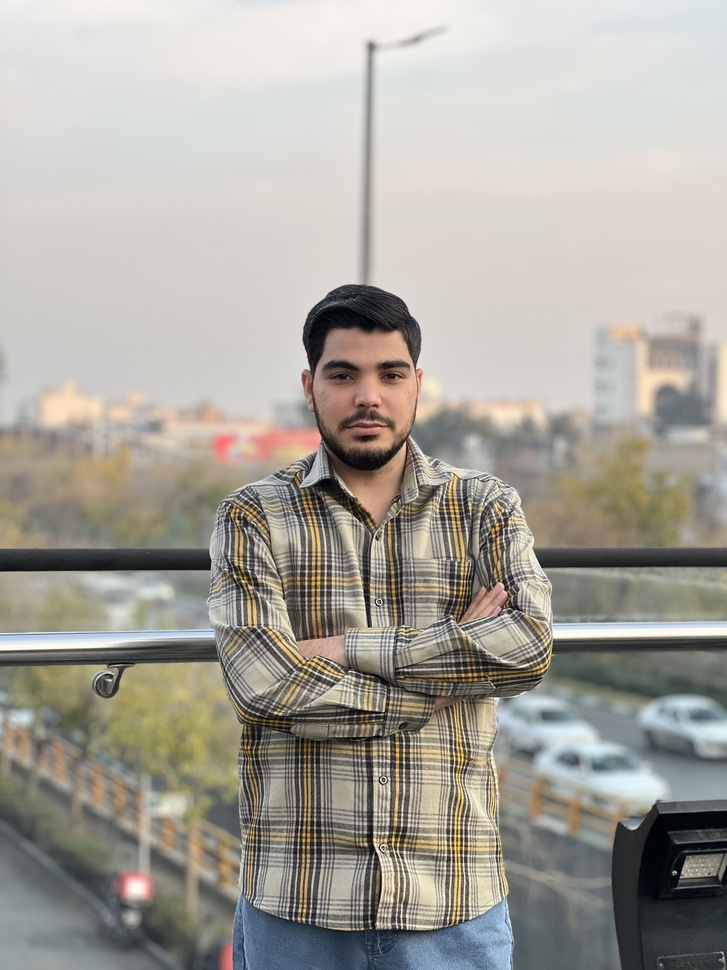
#> input picture assignment4/SketchImage/input/Sajjad.jpg, 727 x 970 px, shrunk from 3024 x 4032 before the run, found by its file name
$ python main.py
#> lines starting #> are read from the running program, lines starting #| are printed output that depends on the picture
import cv2

image = cv2.imread("input\\sajjad.jpg")
#> image is the input picture: shape (970, 727, 3); mean B, G, R 155.5, 163.3, 166.7
grayscale_image = cv2.cvtColor(image,cv2.COLOR_BGR2RGB)
inverted = 255 - grayscale_image
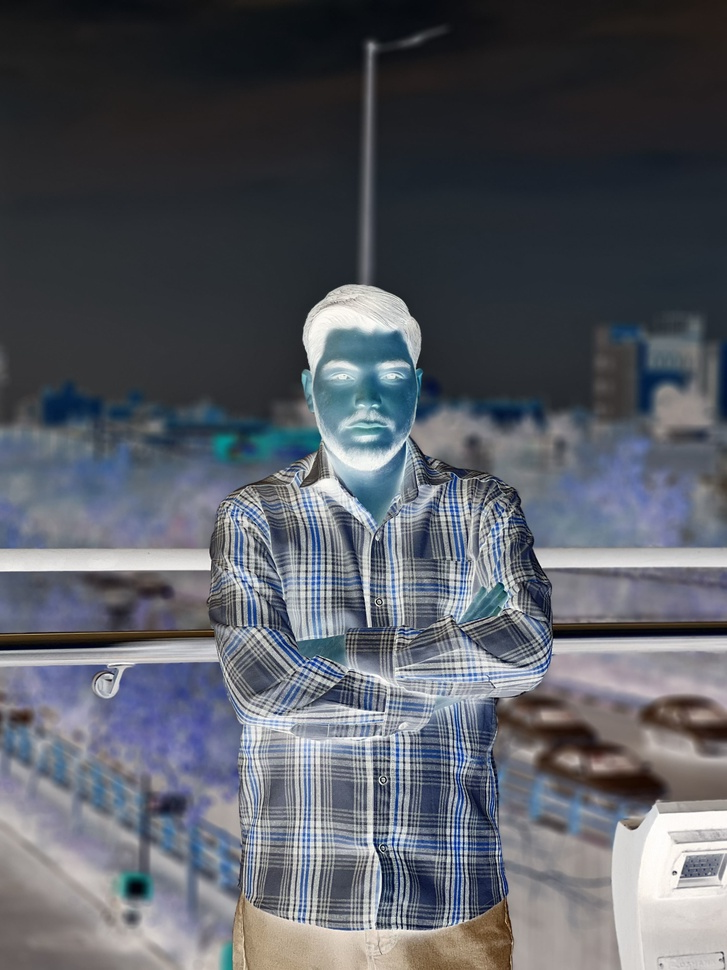
#> inverted: shape (970, 727, 3); mean R, G, B 88.3, 91.7, 99.5
blurred = cv2.GaussianBlur(inverted,(21,21),0)
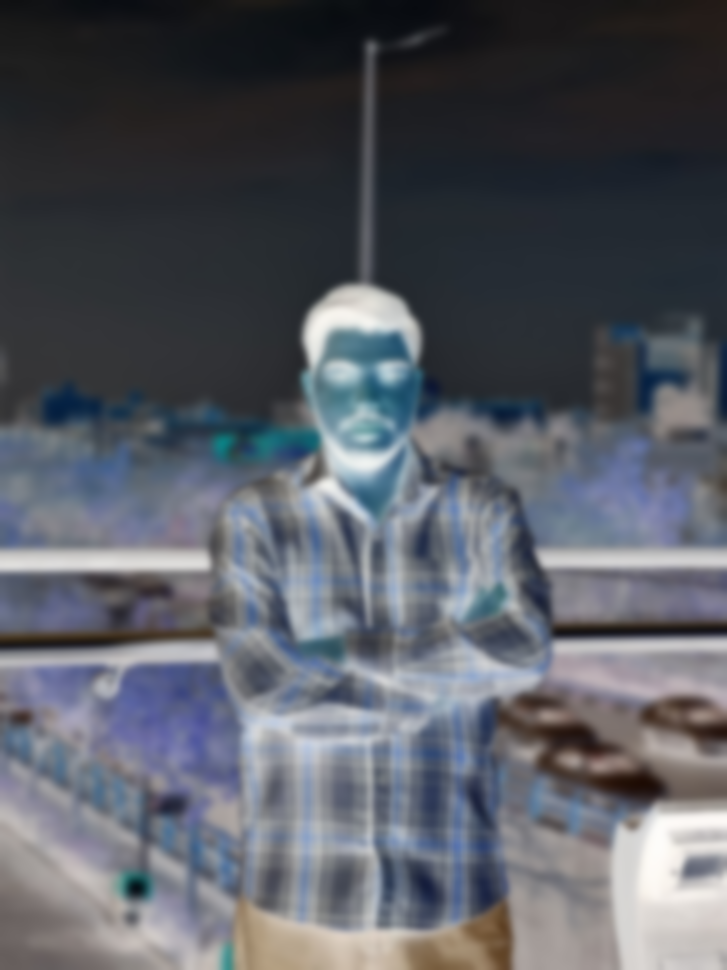
#> blurred: shape (970, 727, 3); mean R, G, B 88.3, 91.7, 99.5
inverted_blurred = 255 - blurred
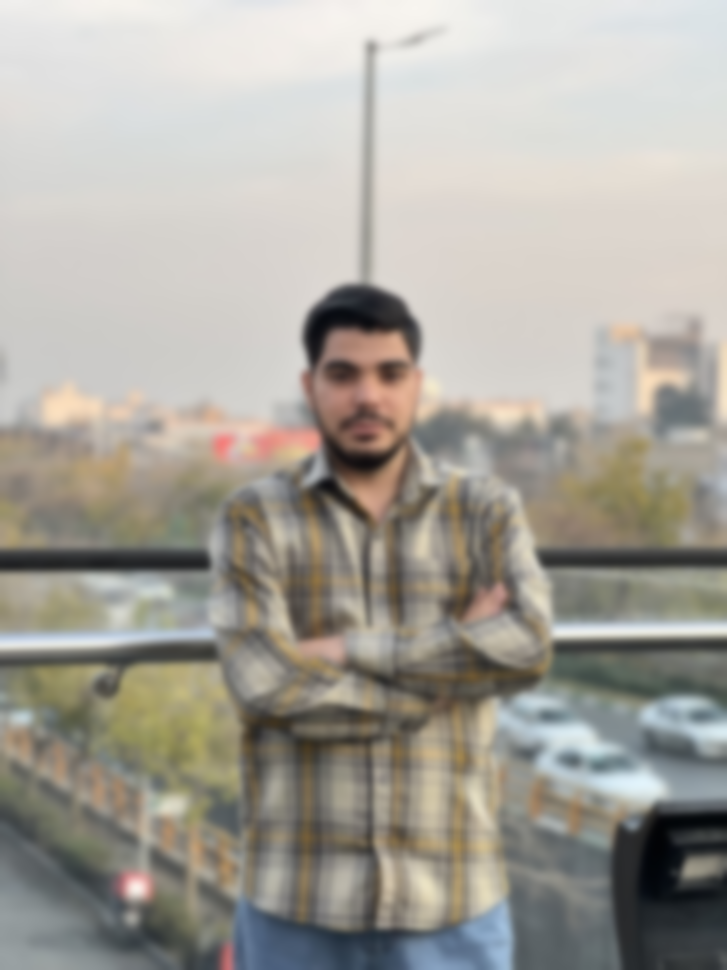
#> inverted_blurred: shape (970, 727, 3); mean R, G, B 166.7, 163.3, 155.5
sketch = cv2.divide(grayscale_image, inverted_blurred,scale=256)
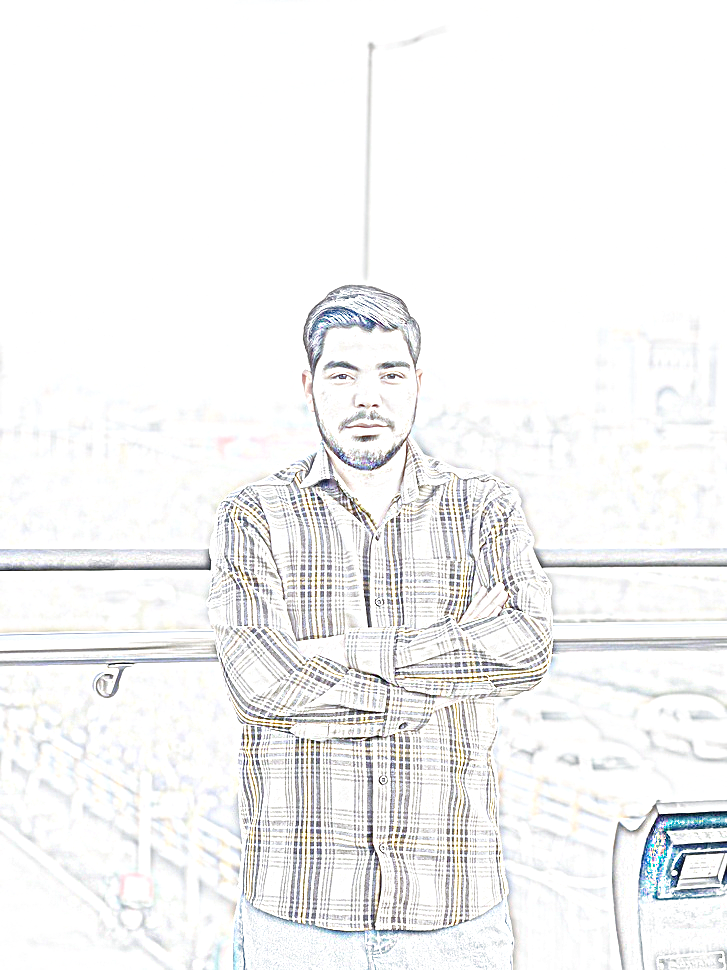
#> sketch: shape (970, 727, 3); mean R, G, B 244.2, 244.4, 244.5
cv2.imwrite("output\\result.jpg",sketch)
